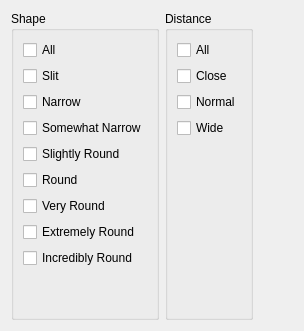
       <widget class="QWidget" name="eyes">
        <layout class="QHBoxLayout" name="horizontalLayout_32">
         <item>
          <widget class="QGroupBox" name="groupBox_11">
           <property name="title">
            <string>Shape</string>
           </property>
           <layout class="QVBoxLayout" name="verticalLayout_12">
            <item>
             <widget class="QCheckBox" name="checkBox_380">
              <property name="text">
               <string>All</string>
              </property>
             </widget>
            </item>
            <item>
             <widget class="QCheckBox" name="checkBox_381">
              <property name="text">
               <string>Slit</string>
              </property>
             </widget>
            </item>
            <item>
             <widget class="QCheckBox" name="checkBox_25">
              <property name="text">
               <string>Narrow</string>
              </property>
             </widget>
            </item>
            <item>
             <widget class="QCheckBox" name="checkBox_382">
              <property name="text">
               <string>Somewhat Narrow</string>
              </property>
             </widget>
            </item>
            <item>
             <widget class="QCheckBox" name="checkBox_383">
              <property name="text">
               <string>Slightly Round</string>
              </property>
             </widget>
            </item>
            <item>
             <widget class="QCheckBox" name="checkBox_384">
              <property name="text">
               <string>Round</string>
              </property>
             </widget>
            </item>
            <item>
             <widget class="QCheckBox" name="checkBox_385">
              <property name="text">
               <string>Very Round</string>
              </property>
             </widget>
            </item>
            <item>
             <widget class="QCheckBox" name="checkBox_386">
              <property name="text">
               <string>Extremely Round</string>
              </property>
             </widget>
            </item>
            <item>
             <widget class="QCheckBox" name="checkBox_387">
              <property name="text">
               <string>Incredibly Round</string>
              </property>
             </widget>
            </item>
            <item>
             <spacer name="verticalSpacer_18">
              <property name="orientation">
               <enum>Qt::Vertical</enum>
              </property>
              <property name="sizeHint" stdset="0">
               <size>
                <width>20</width>
                <height>40</height>
               </size>
              </property>
             </spacer>
            </item>
           </layout>
          </widget>
         </item>
         <item>
          <widget class="QGroupBox" name="groupBox_85">
           <property name="title">
            <string>Distance</string>
           </property>
           <layout class="QVBoxLayout" name="verticalLayout_22">
            <item>
             <widget class="QCheckBox" name="checkBox_388">
              <property name="text">
               <string>All</string>
              </property>
             </widget>
            </item>
            <item>
             <widget class="QCheckBox" name="checkBox_389">
              <property name="text">
               <string>Close</string>
              </property>
             </widget>
            </item>
            <item>
             <widget class="QCheckBox" name="checkBox_390">
              <property name="text">
               <string>Normal</string>
              </property>
             </widget>
            </item>
            <item>
             <widget class="QCheckBox" name="checkBox_391">
              <property name="text">
               <string>Wide</string>
              </property>
             </widget>
            </item>
            <item>
             <spacer name="verticalSpacer_75">
              <property name="orientation">
               <enum>Qt::Vertical</enum>
              </property>
              <property name="sizeHint" stdset="0">
               <size>
                <width>20</width>
                <height>40</height>
               </size>
              </property>
             </spacer>
            </item>
           </layout>
          </widget>
         </item>
         <item>
          <spacer name="horizontalSpacer_9">
           <property name="orientation">
            <enum>Qt::Horizontal</enum>
           </property>
           <property name="sizeHint" stdset="0">
            <size>
             <width>40</width>
             <height>20</height>
            </size>
           </property>
          </spacer>
         </item>
        </layout>
       </widget>
